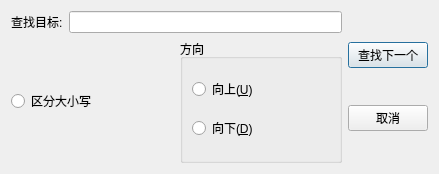
<?xml version="1.0" encoding="UTF-8"?>
<ui version="4.0">
 <class>SearchDialog</class>
 <widget class="QDialog" name="SearchDialog">
  <property name="geometry">
   <rect>
    <x>0</x>
    <y>0</y>
    <width>439</width>
    <height>174</height>
   </rect>
  </property>
  <property name="windowTitle">
   <string>查找</string>
  </property>
  <layout class="QHBoxLayout" name="horizontalLayout_3">
   <item>
    <layout class="QVBoxLayout" name="verticalLayout_3">
     <item>
      <layout class="QHBoxLayout" name="horizontalLayout">
       <item>
        <widget class="QLabel" name="label">
         <property name="text">
          <string>查找目标:</string>
         </property>
        </widget>
       </item>
       <item>
        <widget class="QLineEdit" name="lineEdit"/>
       </item>
      </layout>
     </item>
     <item>
      <layout class="QHBoxLayout" name="horizontalLayout_2">
       <item>
        <widget class="QRadioButton" name="radioButton">
         <property name="text">
          <string>区分大小写</string>
         </property>
        </widget>
       </item>
       <item>
        <widget class="QGroupBox" name="gb_direction">
         <property name="title">
          <string>方向</string>
         </property>
         <layout class="QVBoxLayout" name="verticalLayout_2">
          <item>
           <widget class="QRadioButton" name="rbUp">
            <property name="text">
             <string>向上(&amp;U)</string>
            </property>
           </widget>
          </item>
          <item>
           <widget class="QRadioButton" name="rbDown">
            <property name="text">
             <string>向下(&amp;D)</string>
            </property>
           </widget>
          </item>
         </layout>
        </widget>
       </item>
      </layout>
     </item>
    </layout>
   </item>
   <item>
    <layout class="QVBoxLayout" name="verticalLayout">
     <item>
      <widget class="QPushButton" name="bt_next">
       <property name="text">
        <string>查找下一个</string>
       </property>
      </widget>
     </item>
     <item>
      <widget class="QPushButton" name="bt_cancel">
       <property name="text">
        <string>取消</string>
       </property>
      </widget>
     </item>
    </layout>
   </item>
  </layout>
 </widget>
 <resources/>
 <connections/>
</ui>
